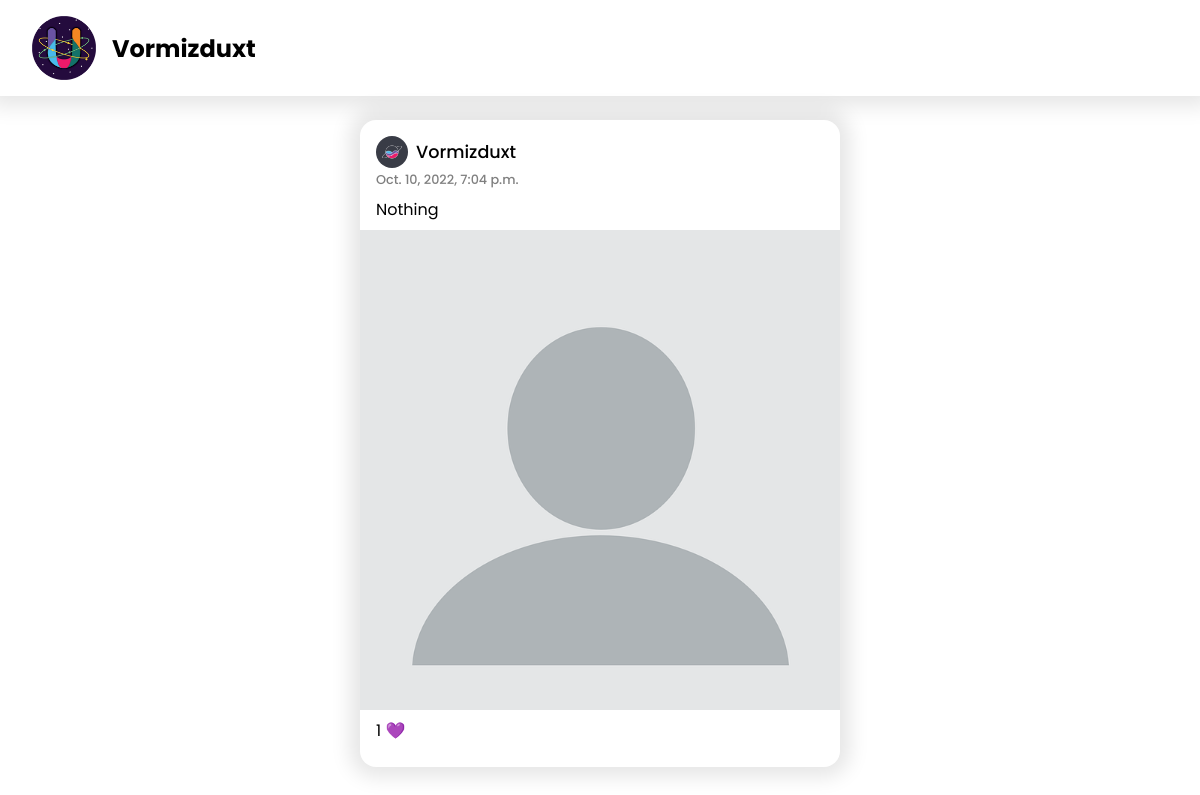
The page /profile/Vormizduxt/ on the database its author committed.
### universe_app/models.py (models this page shows, shortened)
class Post(models.Model):
    profile = models.ForeignKey(Profile, on_delete=models.CASCADE)
    username = models.CharField(max_length=30)
    image = models.ImageField(upload_to=_upload_path)
    text = models.TextField()
    date_posted = models.DateTimeField(default = datetime.now())
    likes_count = models.PositiveIntegerField(default=0)

class Profile(models.Model):
    user = models.OneToOneField(User, on_delete=models.CASCADE)
    posts = models.IntegerField(default=1)
    first_name = models.CharField(max_length=50)
    last_name = models.CharField(max_length=50)
    username = models.CharField(max_length=30)
    email = models.EmailField()
    verification_code = models.CharField(max_length=254)
    image = models.ImageField(default='/profile_pics/default/default.jpg', upload_to='profile_pics/default')

### universe_app/views.py (the view)
# urls.py: path('profile/<str:username>/', profilePage, name="profile"),
def profilePage(request, username):
    user = User.objects.get(username = username)
    post = Post.objects.filter(username = username)
    context = {
        "post": post,
        "user": user
    }
    if request.method == "POST":
        if request.user:
            return render(request, "profile.html", request)
        else:
            return render(request, "login.html")
    return render(request, "profile.html", context)

### templates/profile.html (shortened to what this page needs)
{% load static %}
<html lang="en">
<head>
    <link rel="stylesheet" href="{% static 'profile/css/style.css' %}">
    <link rel="stylesheet" href="{% static 'profile/css/material-design-iconic-font.min.css' %}">
</head>
<body>
    <header class="header">
        <div class="header__logo">
            <a href="/home">
                <img src="{% static 'global/logo.png' %}" alt="">
            </a>
            <h2>{{user.username}}</h2>
        </div>
    </header>
    <section class="posts">
        {% for x in post %}
        <form class="post" method="POST" enctype="multipart/form-data" action="like" id="postForm">
            <div class="post-info">
                <div class="post-info__profile">
                    <div class="post-info__profile__image">
                        <img src="/media/{{ x.profile.image }}" alt="">
                    </div>
                    <div class="post-info__profile__username">
                        <a href="/profile/{{ x.profile.username }}">
                            {{ x.profile.username }}
                        </a>
                    </div>
                </div>
                <div class="post-info__date">
                    {{ x.date_posted }}
                </div>
            </div>
            <div class="post-body">
                <div class="post-body__text">
                    {{ x.text }}
                </div>
                {% if x.image %}
                <div class="post-body__image">
                    <img src="/media/{{x.image}}" alt="">
                </div>
                {% endif %}
            </div>
            <div class="post-control">
                <div class="post-control__like">
                    <input type="submit" class="like-btn" name="likes_count" value="{{x.likes_count}} 💜"
                        readonly="readonly">
                </div>
            </div>
        </form>
        {% endfor %}
    </section>
</body>
</html>

### static/profile/css/style.css (style rules this page uses)
* { margin: 0; padding: 0; box-sizing: border-box; font-family: "Poppins", sans-serif; }
body { width: 100vw; overflow-x: hidden; }
.header { width: 100%; height: 6rem; position: relative; display: flex; align-items: center; justify-content: space-between; padding: 0 2rem; background: #ffffff; box-shadow: 0 0 20px 10px rgba(0, 0, 0, 0.1); }
.header__logo { width: auto; height: 4rem; position: relative; display: flex; align-items: center; justify-content: space-between; }
.header__logo img { height: 100%; margin-right: 1rem; }
.header__logo img { height: 100%; }
a { text-decoration: none; color: inherit; font-weight: inherit; font-size: inherit; }
.posts { width: 100%; display: flex; flex-flow: column-reverse; align-items: center; }
.post { width: 30rem; margin: 1.5rem 0; position: relative; background: #fff; padding: 1rem 0; box-shadow: 0 0 20px 10px rgba(0, 0, 0, 0.1); border-radius: 1rem; }
.post-info { width: 100%; height: auto; position: relative; margin: 0 1rem; }
.post-info__profile { position: relative; display: flex; align-items: center; width: auto; }
.post-info__profile__image { width: 2rem; height: 2rem; position: relative; border-radius: 50%; overflow: hidden; }
.post-info__profile__image img { width: 100%; }
.post-info__profile__username { font-size: 1.1rem; font-weight: 500; margin-left: 0.5rem; }
.post-info__date { font-size: 0.8rem; color: rgba(0, 0, 0, 0.5); font-weight: 500; margin-top: 0.2rem; }
.post-body { width: 100%; position: relative; display: flex; flex-flow: column; height: auto; }
.post-body__text { font-weight: 400; font-size: 1rem; word-break: break-all; padding: 0.5rem 1rem; }
.post-body__image { width: 100%; height: auto; position: relative; }
.post-body__image img { width: 100%; }
.post-control { margin: 0.5rem 1rem; }
.like-btn { font-size: 1rem; cursor: pointer; border: none; outline: none; background: none; }

### rows shown on the page
Post: profile.image (picture), profile.username "Vormizduxt", date_posted "Oct. 10, 2022, 7:04 p.m.", text "Nothing", image (placeholder picture), likes_count "1 💜"

### other values the page prints
{{ user.username }} "Vormizduxt"
